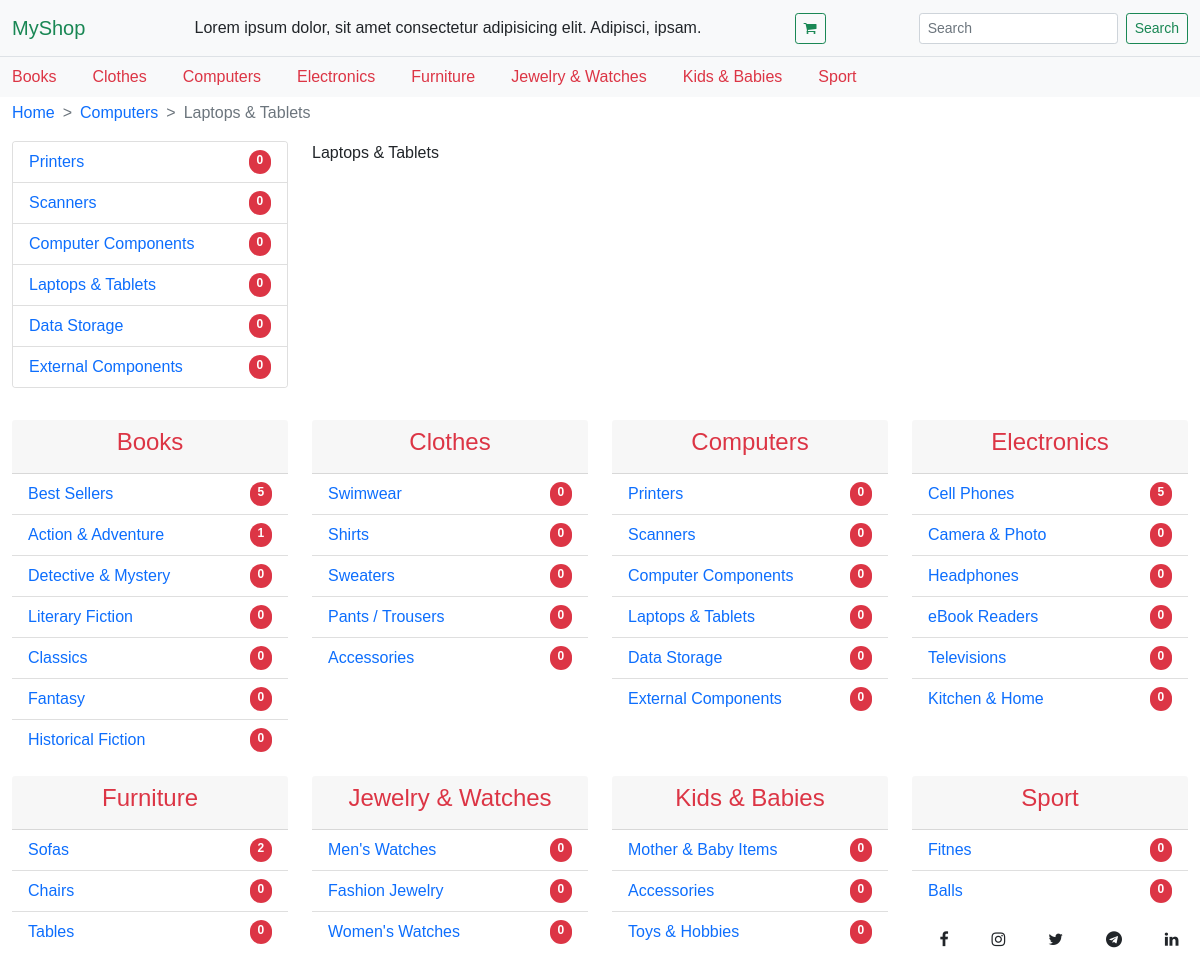
/computers/laptops-tablets, run on the app's committed database.
### shop/models.py (models this page shows, shortened)
class Category(models.Model):
    name = models.CharField(max_length=40)
    slug = models.SlugField(max_length=100,unique=True)
    class Meta:
        ordering = ('name',)
        verbose_name = 'category'
        verbose_name_plural = 'categories'
    def __str__(self):
        return self.name
    def get_absolute_url(self):
        return reverse('category', kwargs={'slug': self.slug})

class SubCategory(models.Model):
    category = models.ForeignKey(Category,related_name='sub_category',on_delete=models.CASCADE)
    name = models.CharField(max_length=40)
    slug = models.SlugField(max_length=100,unique=True)
    class Meta:
        ordering = ('category',)
        verbose_name = 'SubCategory'
        verbose_name_plural = 'SubCategories'
    def get_absolute_url(self):
        return reverse('subcategory', kwargs={'slug':self.category.slug,'subslug': self.slug})

### shop/views.py (the view)
# urls.py: path('<slug:slug>/<slug:subslug>',views.subcategory,name='subcategory'),
def subcategory(request,slug,subslug):
    subcategories = SubCategory.objects.filter(category__slug = slug)
    subcategory = subcategories.get(slug = subslug)
    products = Product.objects.filter(category = subcategory)
    categories = Category.objects.all()
    page = request.GET.get('page',1)
    paginator = Paginator(products, 12)
    try:
        products = paginator.page(page)
    except PageNotAnInteger:
        products = paginator.page(1)
    except EmptyPage:
        products = paginator.page(paginator.num_pages)
    ctx= {
        'categories':categories,
        'products':products,
        'subcategory':subcategory,
        'subcategories':subcategories,
    }
    return render(request, 'shop/subcategory.html',ctx)

### shop/templates/shop/subcategory.html (shortened to what this page needs)
{% extends 'base.html' %}
{% block breadcrumb %}
<nav style="--bs-breadcrumb-divider: '>';" aria-label="breadcrumb">
    <ol class="breadcrumb">
        <li class="breadcrumb-item">
            <a href="{% url 'home' %}">Home</a>
        </li>
        <li class="breadcrumb-item">
            <a href="{{ subcategory.category.get_absolute_url }}">{{subcategory.category}}</a>
        </li>
        <li class="breadcrumb-item active" aria-current="page">{{subcategory.name}}</li>
    </ol>
</nav>
{% endblock breadcrumb %}
{% block main %}
<div class="container-fluid mt-3">
    <div class="row">
        <div class="col-lg-3 col-sm-12">
            <div class="card">
                <ul class="list-group list-group-flush">
                    {% for sub in subcategories %}
                    <li class="list-group-item">
                        <a class="text-decoration-none d-flex justify-content-between" href="{{sub.get_absolute_url}}">
                            {{sub.name}}
                            <span class="badge bg-danger  rounded-pill">{{ sub.products.all.count }}</span>
                        </a>
                    </li>
                    {% endfor %}
                </ul>
            </div>
        </div>
        <div class="col-lg-9 col-sm-12">
            <div class="row">
                <p>{{subcategory.name}}</p>
            </div>
        </div>
    </div>
</div>
{% endblock %}

### shop/templates/base.html (shortened to what this page needs)
{% load static %}
<!doctype html>
<html lang="en">
  <head>
    <link href="https://cdn.jsdelivr.net/npm/bootstrap@5.0.0-beta1/dist/css/bootstrap.min.css" rel="stylesheet">
    <link rel="stylesheet" href="https://maxcdn.bootstrapcdn.com/font-awesome/4.7.0/css/font-awesome.min.css">
    <link rel="stylesheet" href="{% static 'css/base.css' %}">
  </head>
  <body>
    <nav class="navbar navbar-light bg-light border-bottom">
      <div class="container-fluid">
        <a class="navbar-brand text-success" href="{% url 'home' %}">MyShop</a>
        <div class="d-lg-block d-none">
          Lorem ipsum dolor, sit amet consectetur adipisicing elit. Adipisci, ipsam.
        </div>
        <a href="{% url 'cart_detail' %}">
          <button class="btn btn-sm btn-outline-success" type="submit"><i class="fa fa-shopping-cart"></i></button>
        </a>
        <form class="d-flex">
          <input class="form-control form-control-sm me-2" type="search" placeholder="Search" aria-label="Search">
          <button class="btn btn-sm btn-outline-success" type="submit">Search</button>
        </form>
      </div>
    </nav>
      <nav class="navbar navbar-expand-lg navbar-light bg-light">
        <div class="container-fluid">
          <div class="collapse navbar-collapse" id="navbarTogglerDemo02">
            <ul class="navbar-nav me-auto mb-2 mb-lg-0">
              {% for category in categories %}
                <li class="nav-item">
                  <a class="nav-link active py-lg-0 text-danger" aria-current="page" href="{{ category.get_absolute_url }}">{{ category }}</a>
                </li>
              {% endfor %}
            </ul>
          </div>
        </div>
      </nav>
      <div class="container-fluid mt-1">
        {% block breadcrumb %}
        {% endblock %}
      </div>
      {% block main %}
      {% endblock  %}
      <div class="container-fluid">
        <div class="row my-lg-3">
          {% for category in categories %}
              {% if category.sub_category.all %}
              <div class="col-lg-3 col-sm-12 mt-3">
                  <div class="card h-100 border-0">
                      <div class="card-header">
                        <h4 class="text-center"><a class="text-decoration-none text-danger" href="{{ category.get_absolute_url }}">{{ category }}</a></h4>
                      </div>
                      <ul class="list-group list-group-flush">
                          {% for sub in category.sub_category.all %}
                              <li class="list-group-item">
                                      <a class="text-decoration-none d-flex justify-content-between" href="{{sub.get_absolute_url}}">
                                          {{sub.name}}
                                          <span class="badge bg-danger  rounded-pill">{{ sub.products.all.count }}</span>
                                      </a>
                              </li>
                          {% endfor %}
                      </ul>
                    </div>
              </div>
              {% endif %}
          {% endfor %}
      </div>
      <div class="row pb-3 fixed-bottom">
          <div class="col-lg-3 col-sm-12 mt-3">
          </div>
          <div class="col-lg-6 col-sm-12 mt-3">
          </div>
          <div class="col-lg-3 col-sm-12 mt-3 d-flex justify-content-around">
              <a href="#"><i class="fa fa-facebook text-dark"></i></a>
              <a href="#"><i class="fa fa-instagram text-dark"></i></a>
              <a href="#"><i class="fa fa-twitter text-dark"></i></a>
              <a href="#"><i class="fa fa-telegram text-dark"></i></a>
              <a href="#"><i class="fa fa-linkedin text-dark"></i></a>
          </div>
      </div>
      </div>
  </body>
</html>

### shop/static/css/base.css (style rules this page uses)
body { font-family: sans-serif; }
.navbar-nav .nav-item > .nav-link { margin: 0 10px; }
.navbar-nav .nav-item:first-child .nav-link { padding-left: 0; margin-left: 0; }
.breadcrumb .breadcrumb-item a { text-decoration: none; }

### data on the page
Category: name "Books"
Category: name "Clothes"
Category: name "Computers"
Category: name "Electronics"
Category: name "Furniture"
Category: name "Jewelry & Watches"
Category: name "Kids & Babies"
Category: name "Sport"
SubCategory: category "Computers", name "Laptops & Tablets", products.all.count "0"
SubCategory: name "Printers", products.all.count "0"
SubCategory: name "Scanners", products.all.count "0"
SubCategory: name "Computer Components", products.all.count "0"
SubCategory: name "Data Storage", products.all.count "0"
SubCategory: name "External Components", products.all.count "0"
SubCategory: name "Best Sellers", products.all.count "5"
SubCategory: name "Action & Adventure", products.all.count "1"
SubCategory: name "Detective & Mystery", products.all.count "0"
SubCategory: name "Literary Fiction", products.all.count "0"
SubCategory: name "Classics", products.all.count "0"
SubCategory: name "Fantasy", products.all.count "0"
SubCategory: name "Historical Fiction", products.all.count "0"
SubCategory: name "Swimwear", products.all.count "0"
SubCategory: name "Shirts", products.all.count "0"
SubCategory: name "Sweaters", products.all.count "0"
SubCategory: name "Pants / Trousers", products.all.count "0"
SubCategory: name "Accessories", products.all.count "0"
SubCategory: name "Cell Phones", products.all.count "5"
SubCategory: name "Camera & Photo", products.all.count "0"
SubCategory: name "Headphones", products.all.count "0"
SubCategory: name "eBook Readers", products.all.count "0"
SubCategory: name "Televisions", products.all.count "0"
SubCategory: name "Kitchen & Home", products.all.count "0"
SubCategory: name "Sofas", products.all.count "2"
SubCategory: name "Chairs", products.all.count "0"
SubCategory: name "Tables", products.all.count "0"
SubCategory: name "Men's Watches", products.all.count "0"
SubCategory: name "Fashion Jewelry", products.all.count "0"
SubCategory: name "Women's Watches", products.all.count "0"
SubCategory: name "Mother & Baby Items", products.all.count "0"
SubCategory: name "Accessories", products.all.count "0"
SubCategory: name "Toys & Hobbies", products.all.count "0"
SubCategory: name "Fitnes", products.all.count "0"
SubCategory: name "Balls", products.all.count "0"
